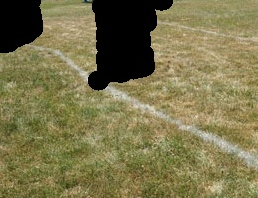
#> input picture Lane_Detector/lane.png, 258 x 198 px
$ python GrassRemoval.py   (Python 2 division)   (older library calls are emulated)
#> lines starting #> are read from the running program, lines starting #| are printed output that depends on the picture
#> further down, img is the input picture: shape (198, 258, 4) float32; mean R, G, B, A 0.484, 0.457, 0.299, 1
import numpy as np
import math
import matplotlib.pyplot as plt
import matplotlib.image as mpimg
from scipy.misc import imread
import matplotlib.cm as cm
from Hough import *

def rgb2gray(rgb):
    return np.dot(rgb[...,:3], [0.299, 0.587, 0.144])
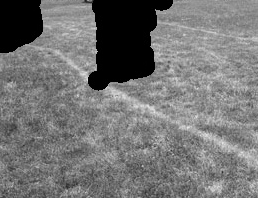
#> returned value: shape (198, 258) float64; min 0, max 0.906, mean 0.456
def normalize(gray):
	normal = np.floor(((gray - np.amin(gray))*255)/(np.amax(gray)-np.amin(gray)))
	return normal
def otsu_threshold(gray):
	rows,cols = gray.shape


	hist=np.array([0.0 for i in range(256)])
	ots=np.array([0.0 for i in range(256)])

	for i in range(rows):
		for j in range(cols):
			hist[gray[i,j]]+=1
	hist = (hist*1.0)/(rows * cols)

	T = 0
	for i in range(256):
		T += ((i+1)*hist[i])
	min = np.floor(np.amin(gray))
	w = 0
	u = 0
	k = 0
	for i in range(int(min), 256):
		w+= hist[i]
		u+= (i + 1) * hist[i]
		if(w == 1.0):
			continue
		ots[i] = ((T * w - u)**2) / (w * (1 - w))
		if ots[k]<ots[i]:
			k=i;
	return k
# [41 lines left out: functions thresholding, kernel_iteration, equalize, not called in this run]

def gaussian_template(size, sigma):
#> called with size = 5, sigma = 1
	centre = size/2 + 1
	template = np.array([0.0 for i in range(size*size)])
	template = template.reshape(size,size)
	tsum = 0
	for i in range(1,size+1):
		for j in range(1,size+1):
			template[i-1][j-1] = np.exp(-(((j-centre)*(j-centre))+((i-centre)*(i-centre)))/(2.0*sigma*sigma))
			tsum += template[i-1][j-1]
	template = template/tsum
	return template
def gaussian_blur(img):
	temp = gaussian_template(5,1)

	irows, icols = img.shape
#> irows = 198; icols = 258
	trows, tcols = temp.shape
	elsum = np.sum(temp)

	final = np.array([0.0 for i in range(irows * icols)])
	final = final.reshape(irows, icols)

	trhalf = trows/2
	tchalf = tcols/2

	for i in range(trhalf, irows - trhalf):
		for j in range(tchalf, icols - tchalf):
			final[i][j] = np.floor(np.sum(img[i-trhalf:i+trhalf+1, j-tchalf:j+tchalf+1] * temp)/elsum)
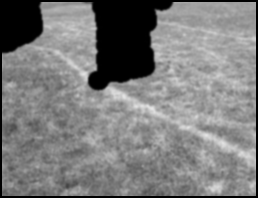
#> final: shape (198, 258) float64; min 0, max 229, mean 123.4

	return final

if __name__=="__main__":
	img = mpimg.imread('lane.png')
	plt.imshow(img)
	plt.show()
	gray = rgb2gray(img)
	gray = normalize(gray)
	gray = gaussian_blur(gray)
	plt.imshow(gray, cmap = plt.get_cmap('gray'))
	plt.show()
	'''gray = equalize(gray)
	plt.imshow(gray, cmap = plt.get_cmap('gray'))
	plt.show()'''


	k = otsu_threshold(gray)
#> (the run stopped early here; a loop or call above may not have finished)
